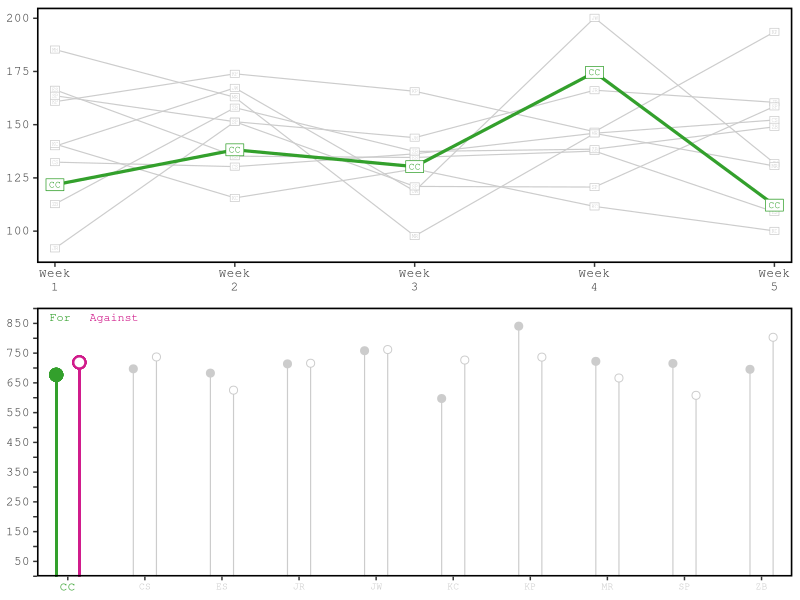
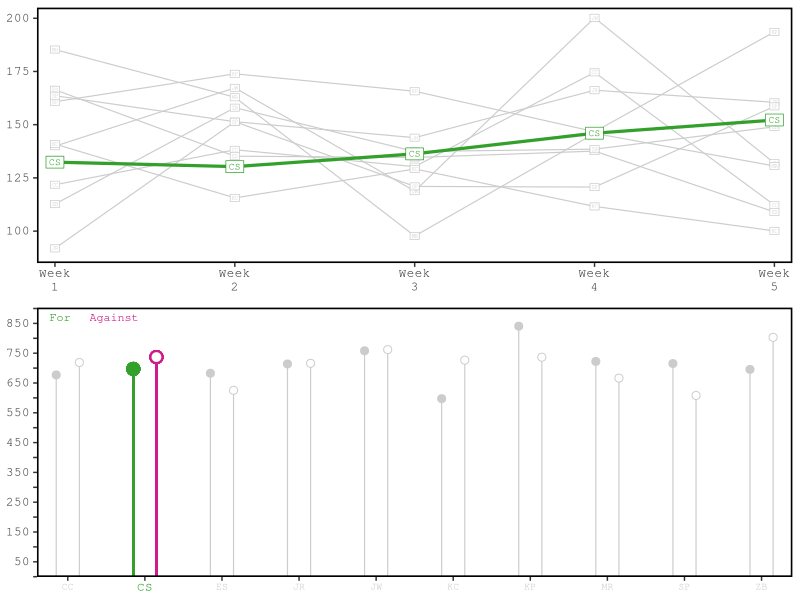
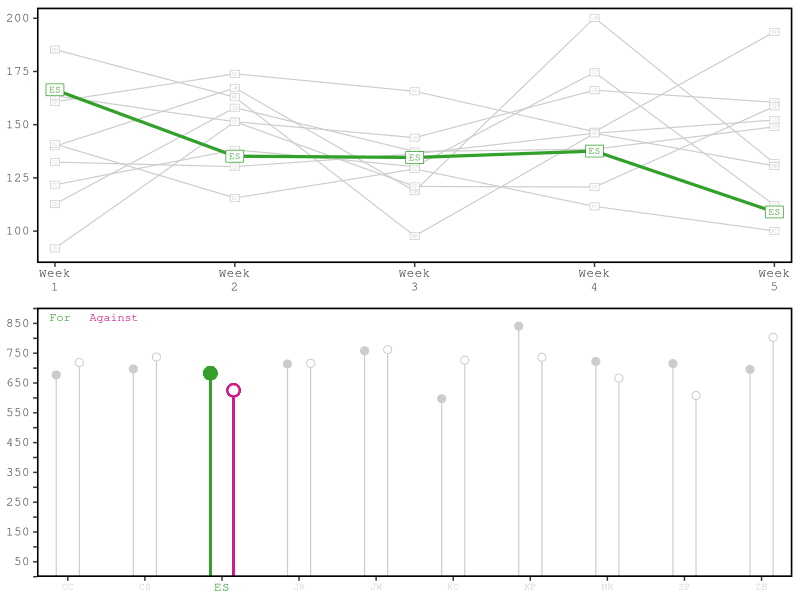
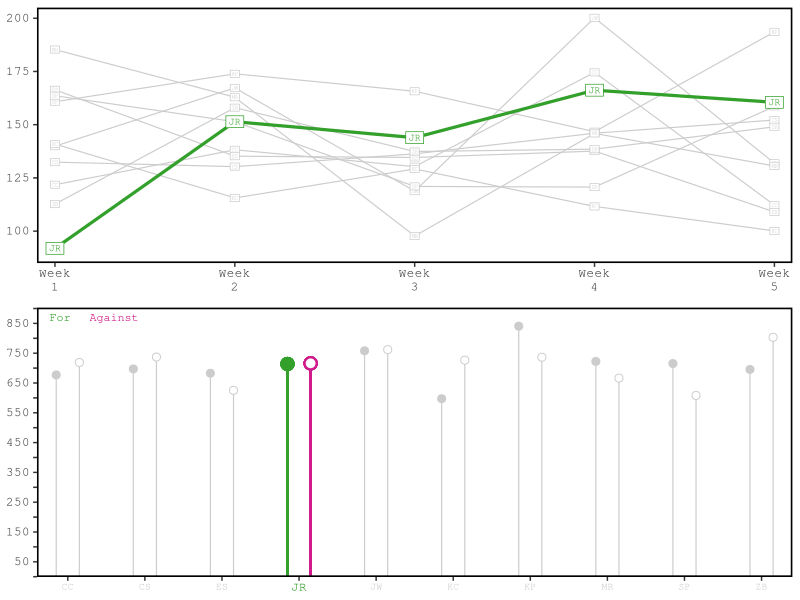
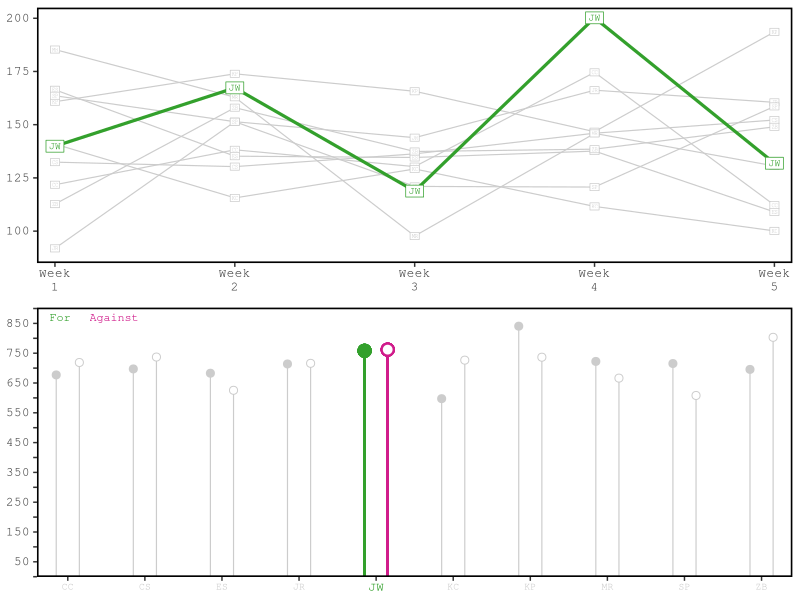
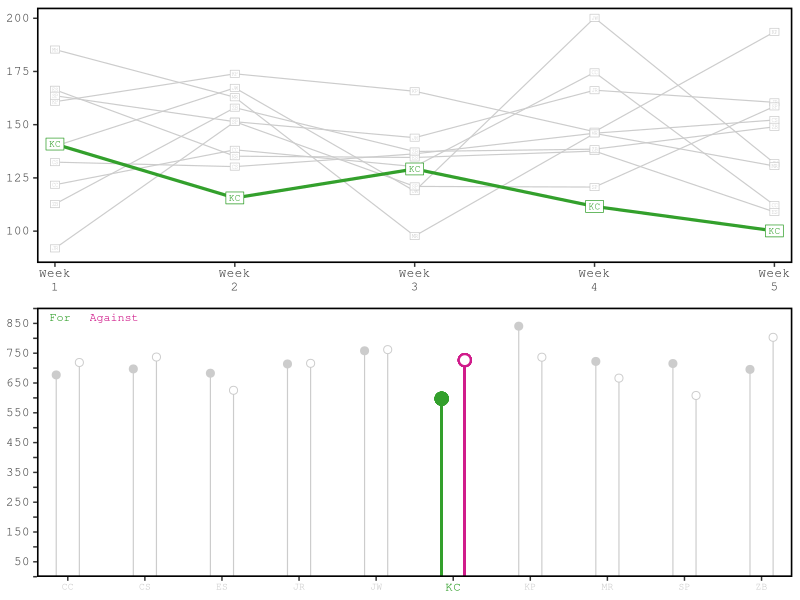
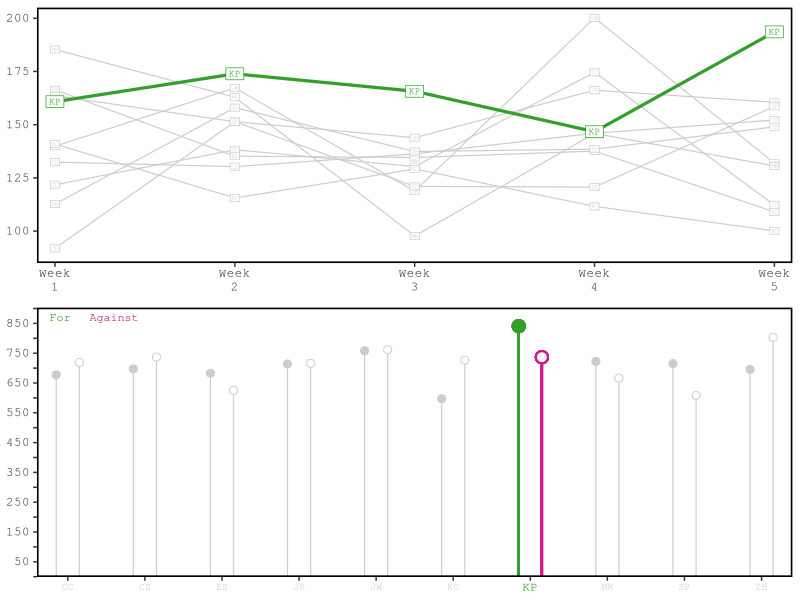
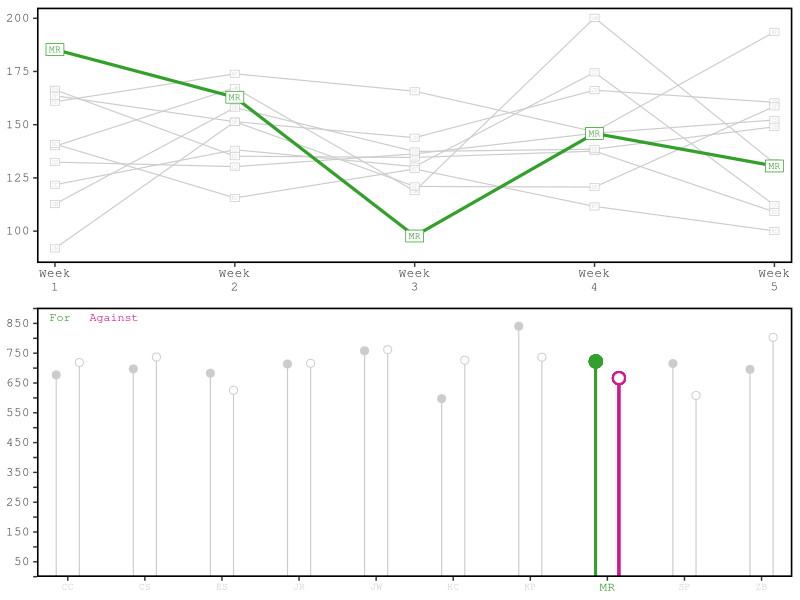

Source code (R) for these figures, in order:
# packages required for this file to 'Source'
# "ggplot2"
# "ggpubr"

#########################################
################ Fantasy ################
#########################################

# CC CS ES JR JW KC KP MR SP ZB

# universal - dynamic
week <- c(1,2,3,4,5)
line.x.labs <- c("Week\n1","Week\n2","Week\n3","Week\n4","Week\n5")
line.x.lims <- c(1,5)
line.x.brks <- c(1,2,3,4,5)
line.y.lims <- c(85, 205)
line.y.brks <- c(100, 125, 150, 175, 200)
lol.y.lims <- c(-1, 903)
lol.y.brks <- c(0, 50, 100, 150, 200, 250, 300, 350, 400, 450, 500, 550, 600, 650, 700, 750, 800, 850, 900)
lol.y.labs <- c("", "50", "", "150", "", "250", "", "350", "", "450", "", "550", "", "650", "", "750", "", "850", "")
lol.y.for <- 870
lol.y.agnst <- 870

# universal - static
teams <- c("CC", "CS", "ES", "JR", "JW", "KC", "KP", "MR", "SP", "ZB")

#
# CC
# Mr. Robinson
# create vectors for team-based data.frame
cc.team <- "CC"
cc.win <- c(0, 1, 0, 1, 0)
cc.loss <- c(1, 0, 1, 0, 1)

cc.pts <- c(121.8, 138.2, 130.3, 174.6, 112.2)
cc.bench.pts <- c(55, 60.1, 44, 59.5, 71.2)

cc.opp <- c("KC", "ES", "ZB", "KP", "SP")
cc.opp.pts <- c(140.9, 135.2, 137.4, 146.7, 158.6)
cc.bench.opp.pts <- c(52.9, 59.9, 53.3, 93.4, 51.8)

# create data.frame from the vectors
cc.team.df <- data.frame("Week"=week, "Team"=cc.team, "Win"=cc.win, "Loss"=cc.loss, "Points"=cc.pts,
                         "Bench.Points"=cc.bench.pts, "Opponent"=cc.opp, "Opp.Points"=cc.opp.pts,
                         "Opp.Bench.Points"=cc.bench.opp.pts)


#
# CS
# Matt Top Swartz Bottom
# create vectors for team-based data.frame
cs.team <- "CS"
cs.win <- c(0, 0, 0, 1, 1)
cs.loss <- c(1, 1, 1, 0, 0)

cs.pts <- c(132.4, 130.3, 136.3, 146, 152.2)
cs.bench.pts <- c(62, 48.2, 32.9, 75.7, 39.3)

cs.opp <- c("KP", "MR", "JR", "ES", "JW")
cs.opp.pts <- c(160.8, 162.9, 143.9, 137.6, 131.9)
cs.bench.opp.pts <- c(56.5, 31.4, 33.6, 60, 43.9)


# create data.frame from the vectors
cs.team.df <- data.frame("Week"=week, "Team"=cs.team, "Win"=cs.win, "Loss"=cs.loss, "Points"=cs.pts,
                         "Bench.Points"=cs.bench.pts, "Opponent"=cs.opp, "Opp.Points"=cs.opp.pts,
                         "Opp.Bench.Points"=cs.bench.opp.pts)

#
# ES
# If It Fitz It Ships
# create vectors for team-based data.frame
es.team <- "ES"
es.win <- c(1, 0, 1, 0, 0)
es.loss <- c(0, 1, 0, 1, 1)

es.pts <- c(166.4, 135.2, 134.6, 137.6, 109)
es.bench.pts <- c(37.9, 59.9, 61.9, 60, 45.3)

es.opp <- c("JR", "CC", "JW", "CS", "MR")
es.opp.pts <- c(91.9, 138.2, 118.8, 146, 130.6)
es.bench.opp.pts <- c(41.8, 60.1, 90.4, 75.7, 76.6)

# create data.frame from the vectors
es.team.df <- data.frame("Week"=week, "Team"=es.team, "Win"=es.win, "Loss"=es.loss, "Points"=es.pts,
                         "Bench.Points"=es.bench.pts, "Opponent"=es.opp, "Opp.Points"=es.opp.pts,
                         "Opp.Bench.Points"=es.bench.opp.pts)

#
# JR
# Kareem Pie
# create vectors for team-based data.frame
jr.team <- "JR"
jr.win <- c(0, 0, 1, 1, 1)
jr.loss <- c(1, 1, 0, 0, 0)

jr.pts <- c(91.9, 151.4, 143.9, 166.2, 160.5)
jr.bench.pts <- c(48.8, 62.5, 33.6, 42.1, 56.1)

jr.opp <- c("ES", "JW", "CS", "MR", "KC")
jr.opp.pts <- c(166.4, 167.3, 136.3, 145.9, 100.1)
jr.bench.opp.pts <- c(37.9, 71.2, 32.9, 42.3, 34.8)

# create data.frame from the vectors
jr.team.df <- data.frame("Week"=week, "Team"=jr.team, "Win"=jr.win, "Loss"=jr.loss, "Points"=jr.pts, 
                         "Bench.Points"=jr.bench.pts, "Opponent"=jr.opp, "Opp.Points"=jr.opp.pts,
                         "Opp.Bench.Points"=jr.bench.opp.pts)

#
# JW
# Team Lunesta
# create vectors for team-based data.frame
jw.team <- "JW"
jw.win <- c(0, 1, 0, 1, 0)
jw.loss <- c(1, 0, 1, 0, 1)

jw.pts <- c(139.9, 167.3, 118.8, 200.2, 131.9)
jw.bench.pts <- c(70.2, 71.2, 90.4, 93.7, 43.9)

jw.opp <- c("MR", "JR", "ES", "ZB", "CS")
jw.opp.pts <- c(185.3, 151.4, 134.6, 138.5, 152.2)
jw.bench.opp.pts <- c(35.2, 62.5, 61.9, 30.9, 39.3)

# create data.frame from the vectors
jw.team.df <- data.frame("Week"=week, "Team"=jw.team, "Win"=jw.win, "Loss"=jw.loss, "Points"=jw.pts,
                         "Bench.Points"=jw.bench.pts, "Opponent"=jw.opp, "Opp.Points"=jw.opp.pts,
                         "Opp.Bench.Points"=jw.bench.opp.pts)

#
# KC
# Mr. Rodgers Neighborhood
# create vectors for team-based data.frame
kc.team <- "KC"
kc.win <- c(1, 0, 0, 0, 0)
kc.loss <- c(0, 1, 1, 1, 1)

kc.pts <- c(140.9, 115.6, 129.2, 111.6, 100.1)
kc.bench.pts <- c(52.9, 87.4, 52.7, 100.6, 34.8)

kc.opp <- c("CC", "ZB", "KP", "SP", "JR")
kc.opp.pts <- c(121.8, 158, 165.7, 120.7, 160.5)
kc.bench.opp.pts <- c(55, 110.4, 34.7, 24, 56.1)

# create data.frame from the vectors
kc.team.df <- data.frame("Week"=week, "Team"=kc.team, "Win"=kc.win, "Loss"=kc.loss, "Points"=kc.pts,
                         "Bench.Points"=kc.bench.pts, "Opponent"=kc.opp, "Opp.Points"=kc.opp.pts,
                         "Opp.Bench.Points"=kc.bench.opp.pts)

#
# KP
# The Gordon Gurls
# create vectors for team-based data.frame
kp.team <- "KP"
kp.win <- c(1, 1, 1, 0, 1)
kp.loss <- c(0, 0, 0, 1, 0)

kp.pts <- c(160.8, 173.9, 165.7, 146.7, 193.6)
kp.bench.pts <- c(56.5, 59.2, 34.7, 93.4, 69.2)

kp.opp <- c("CS", "SP", "KC", "CC", "ZB")
kp.opp.pts <- c(132.4, 151.4, 129.2, 174.6, 149)
kp.bench.opp.pts <- c(62, 52.7, 52.7, 59.5, 37.5)

# create data.frame from the vectors
kp.team.df <- data.frame("Week"=week, "Team"=kp.team, "Win"=kp.win, "Loss"=kp.loss, "Points"=kp.pts,
                         "Bench.Points"=kp.bench.pts, "Opponent"=kp.opp, "Opp.Points"=kp.opp.pts,
                         "Opp.Bench.Points"=kp.bench.opp.pts)

#
# MR
# Big Johnson
# create vectors for team-based data.frame
mr.team <- "MR"
mr.win <- c(1, 1, 0, 0, 1)
mr.loss <- c(0, 0, 1, 1, 0)

mr.pts <- c(185.3, 162.9, 97.7, 145.9, 130.6)
mr.bench.pts <- c(35.2, 31.4, 51.8, 42.3, 76.6)

mr.opp <- c("JW", "ES", "SP", "JR", "ES")
mr.opp.pts <- c(139.9, 130.3, 121, 166.2, 109)
mr.bench.opp.pts <- c(70.2, 48.2, 86, 42.1, 45.3)

# create data.frame from the vectors
mr.team.df <- data.frame("Week"=week, "Team"=mr.team, "Win"=mr.win, "Loss"=mr.loss, "Points"=mr.pts,
                         "Bench.Points"=mr.bench.pts, "Opponent"=mr.opp, "Opp.Points"=mr.opp.pts,
                         "Opp.Bench.Points"=mr.bench.opp.pts)

#
# SP
# maHomes Alone
# create vectors for team-based data.frame
sp.team <- "SP"
sp.win <- c(1, 0, 1, 1, 1)
sp.loss <- c(0, 1, 0, 0, 0)

sp.pts <- c(163.6, 151.4, 121, 120.7, 158.6)
sp.bench.pts <- c(68.5, 52.7, 86, 24, 51.8)

sp.opp <- c("ZB", "KP", "MR", "KC", "CC")
sp.opp.pts <- c(112.7, 173.9, 97.7, 111.6, 112.2)
sp.bench.opp.pts <- c(72.4, 59.2, 51.8, 100.6, 71.2)

# create data.frame from the vectors
sp.team.df <- data.frame("Week"=week, "Team"=sp.team, "Win"=sp.win, "Loss"=sp.loss, "Points"=sp.pts,
                         "Bench.Points"=sp.bench.pts, "Opponent"=sp.opp, "Opp.Points"=sp.opp.pts,
                         "Opp.Bench.Points"=sp.bench.opp.pts)

#
# ZB
# Fitz Magic
# create vectors for team-based data.frame
zb.team <- "ZB"
zb.win <- c(0, 1, 1, 0, 0)
zb.loss <- c(1, 0, 0, 1, 1)

zb.pts <- c(112.7, 158, 137.4, 138.5, 149)
zb.bench.pts <- c(72.4, 110.4, 53.3, 30.9, 37.5)

zb.opp <- c("SP", "KC", "CC", "JW", "KP")
zb.opp.pts <- c(163.6, 115.6, 130.3, 200.2, 193.6)
zb.bench.opp.pts <- c(68.5, 87.4, 44, 93.7, 69.2)

# create data.frame from the vectors
zb.team.df <- data.frame("Week"=week, "Team"=zb.team, "Win"=zb.win, "Loss"=zb.loss, "Points"=zb.pts,
                         "Bench.Points"=zb.bench.pts, "Opponent"=zb.opp, "Opp.Points"=zb.opp.pts,
                         "Opp.Bench.Points"=zb.bench.opp.pts)

#
# Master
# create a master data.frame from each team's data.frame
master.team.df <- rbind(cc.team.df, cs.team.df, es.team.df, jr.team.df, jw.team.df, 
                        kc.team.df, kp.team.df, mr.team.df, sp.team.df, zb.team.df)

# dick with stats
cc.tot.pts <- sum(cc.pts)
cc.tot.bench.pts <- sum(cc.bench.pts)
cc.tot.opp.pts <- sum(cc.opp.pts)
cc.tot.bench.opp.pts <- sum(cc.bench.opp.pts)

cs.tot.pts <- sum(cs.pts)
cs.tot.bench.pts <- sum(cs.bench.pts)
cs.tot.opp.pts <- sum(cs.opp.pts)
cs.tot.bench.opp.pts <- sum(cs.bench.opp.pts)

es.tot.pts <- sum(es.pts)
es.tot.bench.pts <- sum(es.bench.pts)
es.tot.opp.pts <- sum(es.opp.pts)
es.tot.bench.opp.pts <- sum(es.bench.opp.pts)

jr.tot.pts <- sum(jr.pts)
jr.tot.bench.pts <- sum(jr.bench.pts)
jr.tot.opp.pts <- sum(jr.opp.pts)
jr.tot.bench.opp.pts <- sum(jr.bench.opp.pts)

jw.tot.pts <- sum(jw.pts)
jw.tot.bench.pts <- sum(jw.bench.pts)
jw.tot.opp.pts <- sum(jw.opp.pts)
jw.tot.bench.opp.pts <- sum(jw.bench.opp.pts)

kc.tot.pts <- sum(kc.pts)
kc.tot.bench.pts <- sum(kc.bench.pts)
kc.tot.opp.pts <- sum(kc.opp.pts)
kc.tot.bench.opp.pts <- sum(kc.bench.opp.pts)

kp.tot.pts <- sum(kp.pts)
kp.tot.bench.pts <- sum(kp.bench.pts)
kp.tot.opp.pts <- sum(kp.opp.pts)
kp.tot.bench.opp.pts <- sum(kp.bench.opp.pts)

mr.tot.pts <- sum(mr.pts)
mr.tot.bench.pts <- sum(mr.bench.pts)
mr.tot.opp.pts <- sum(mr.opp.pts)
mr.tot.bench.opp.pts <- sum(mr.bench.opp.pts)

sp.tot.pts <- sum(sp.pts)
sp.tot.bench.pts <- sum(sp.bench.pts)
sp.tot.opp.pts <- sum(sp.opp.pts)
sp.tot.bench.opp.pts <- sum(sp.bench.opp.pts)

zb.tot.pts <- sum(zb.pts)
zb.tot.bench.pts <- sum(zb.bench.pts)
zb.tot.opp.pts <- sum(zb.opp.pts)
zb.tot.bench.opp.pts <- sum(zb.bench.opp.pts)

# load required package
require("ggplot2")

# ggplot custom theme
gg.theme <- function(ggplot=ggplot, axis.text.x.size, axis.text.y.size){
  # internal checks to ensure correct input classes
  if(!inherits(ggplot, "ggplot")){
    stop("ggplot must be class 'ggplot'")
  }
  gg.theme <- ggplot +
    # global theme
    theme_bw() +
    # blank legend
    theme(legend.position="none") +
    # blank the plot background/grids, bold the border
    theme(panel.grid.major=element_blank(),
          panel.grid.minor=element_blank(),
          panel.border=element_rect(fill=NA, size=1.1, color="black")) +
    # axis parameters
    theme(axis.title=element_blank(),
          axis.text.x=element_text(size=axis.text.x.size),
          axis.text.y=element_text(size=axis.text.y.size)) +
    # global font family for the plot
    theme(text=element_text(family="Courier"))
  return(gg.theme)
}

#
# Panel A = Line plots

# ggplot
master.line.p <- ggplot(data=master.team.df, aes(x=Week, y=Points, group=Team)) +
  geom_line(color="#cccccc", size=0.4) +
  geom_label(aes(label=Team), label.r=unit(0,"mm"), label.padding=unit(0.4,"mm"),
            vjust="middle", hjust="middle", family="Courier", color="#cccccc", size=1.4) +
  scale_x_continuous(limits=line.x.lims, breaks=line.x.brks, labels=line.x.labs, expand=c(0,0.1)) +
  scale_y_continuous(limits=line.y.lims, breaks=line.y.brks, expand=c(0,0))
 
# CC
cc.line.p <- gg.theme(ggplot=master.line.p, axis.text.x.size=9, axis.text.y.size=9) +
  geom_path(inherit.aes=FALSE, data=cc.team.df, x=cc.team.df$Week, y=cc.team.df$Points, size=1.1, color="#33a02c") +
  geom_label(inherit.aes=FALSE, data=cc.team.df, x=cc.team.df$Week, y=cc.team.df$Points, label=cc.team.df$Team,
             label.r=unit(0,"mm"), label.padding=unit(0.75,"mm"),
             vjust="middle", hjust="middle", family="Courier",
             size=2.4, color="#33a02c")

# CS
cs.line.p <- gg.theme(ggplot=master.line.p, axis.text.x.size=9, axis.text.y.size=9) +
  geom_path(inherit.aes=FALSE, data=cs.team.df, x=cs.team.df$Week, y=cs.team.df$Points, size=1.1, color="#33a02c") +
  geom_label(inherit.aes=FALSE, data=cs.team.df, x=cs.team.df$Week, y=cs.team.df$Points, label=cs.team.df$Team,
             label.r=unit(0,"mm"), label.padding=unit(0.75,"mm"),
             vjust="middle", hjust="middle", family="Courier",
             size=2.4, color="#33a02c")

# ES
es.line.p <- gg.theme(ggplot=master.line.p, axis.text.x.size=9, axis.text.y.size=9) +
  geom_path(inherit.aes=FALSE, data=es.team.df, x=es.team.df$Week, y=es.team.df$Points, size=1.1, color="#33a02c") +
  geom_label(inherit.aes=FALSE, data=es.team.df, x=es.team.df$Week, y=es.team.df$Points, label=es.team.df$Team,
             label.r=unit(0,"mm"), label.padding=unit(0.75,"mm"),
             vjust="middle", hjust="middle", family="Courier",
             size=2.4, color="#33a02c")

# JR
jr.line.p <- gg.theme(ggplot=master.line.p, axis.text.x.size=9, axis.text.y.size=9) +
  geom_path(inherit.aes=FALSE, data=jr.team.df, x=jr.team.df$Week, y=jr.team.df$Points, size=1.1, color="#33a02c") +
  geom_label(inherit.aes=FALSE, data=jr.team.df, x=jr.team.df$Week, y=jr.team.df$Points, label=jr.team.df$Team,
             label.r=unit(0,"mm"), label.padding=unit(0.75,"mm"),
             vjust="middle", hjust="middle", family="Courier",
             size=2.4, color="#33a02c")

# JW
jw.line.p <- gg.theme(ggplot=master.line.p, axis.text.x.size=9, axis.text.y.size=9) +
  geom_path(inherit.aes=FALSE, data=jw.team.df, x=jw.team.df$Week, y=jw.team.df$Points, size=1.1, color="#33a02c") +
  geom_label(inherit.aes=FALSE, data=jw.team.df, x=jw.team.df$Week, y=jw.team.df$Points, label=jw.team.df$Team,
             label.r=unit(0,"mm"), label.padding=unit(0.75,"mm"),
             vjust="middle", hjust="middle", family="Courier",
             size=2.4, color="#33a02c")

# KC
kc.line.p <- gg.theme(ggplot=master.line.p, axis.text.x.size=9, axis.text.y.size=9) +
  geom_path(inherit.aes=FALSE, data=kc.team.df, x=kc.team.df$Week, y=kc.team.df$Points, size=1.1, color="#33a02c") +
  geom_label(inherit.aes=FALSE, data=kc.team.df, x=kc.team.df$Week, y=kc.team.df$Points, label=kc.team.df$Team,
             label.r=unit(0,"mm"), label.padding=unit(0.75,"mm"),
             vjust="middle", hjust="middle", family="Courier",
             size=2.4, color="#33a02c")

# KP
kp.line.p <- gg.theme(ggplot=master.line.p, axis.text.x.size=9, axis.text.y.size=9) +
  geom_path(inherit.aes=FALSE, data=kp.team.df, x=kp.team.df$Week, y=kp.team.df$Points, size=1.1, color="#33a02c") +
  geom_label(inherit.aes=FALSE, data=kp.team.df, x=kp.team.df$Week, y=kp.team.df$Points, label=kp.team.df$Team,
             label.r=unit(0,"mm"), label.padding=unit(0.75,"mm"),
             vjust="middle", hjust="middle", family="Courier",
             size=2.4, color="#33a02c")

# MR
mr.line.p <- gg.theme(ggplot=master.line.p, axis.text.x.size=9, axis.text.y.size=9) +
  geom_path(inherit.aes=FALSE, data=mr.team.df, x=mr.team.df$Week, y=mr.team.df$Points, size=1.1, color="#33a02c") +
  geom_label(inherit.aes=FALSE, data=mr.team.df, x=mr.team.df$Week, y=mr.team.df$Points, label=mr.team.df$Team,
             label.r=unit(0,"mm"), label.padding=unit(0.75,"mm"),
             vjust="middle", hjust="middle", family="Courier",
             size=2.4, color="#33a02c")

# SP
sp.line.p <- gg.theme(ggplot=master.line.p, axis.text.x.size=9, axis.text.y.size=9) +
  geom_path(inherit.aes=FALSE, data=sp.team.df, x=sp.team.df$Week, y=sp.team.df$Points, size=1.1, color="#33a02c") +
  geom_label(inherit.aes=FALSE, data=sp.team.df, x=sp.team.df$Week, y=sp.team.df$Points, label=sp.team.df$Team,
             label.r=unit(0,"mm"), label.padding=unit(0.75,"mm"),
             vjust="middle", hjust="middle", family="Courier",
             size=2.4, color="#33a02c")

# ZB
zb.line.p <- gg.theme(ggplot=master.line.p, axis.text.x.size=9, axis.text.y.size=9) +
  geom_path(inherit.aes=FALSE, data=zb.team.df, x=zb.team.df$Week, y=zb.team.df$Points, size=1.1, color="#33a02c") +
  geom_label(inherit.aes=FALSE, data=zb.team.df, x=zb.team.df$Week, y=zb.team.df$Points, label=zb.team.df$Team,
             label.r=unit(0,"mm"), label.padding=unit(0.75,"mm"),
             vjust="middle", hjust="middle", family="Courier",
             size=2.4, color="#33a02c")

#
# Panel B = Lollipop plots

# create data.frames
master.tot.pts <- data.frame("x"=c(1:10), "Team"=teams,
                            "y"=c(cc.tot.pts, cs.tot.pts, es.tot.pts, jr.tot.pts, jw.tot.pts,
                                  kc.tot.pts, kp.tot.pts, mr.tot.pts, sp.tot.pts, zb.tot.pts))
master.tot.opp.pts <- data.frame("x"=c(1:10), "Team"=teams,
                             "y"=c(cc.tot.opp.pts, cs.tot.opp.pts, es.tot.opp.pts, jr.tot.opp.pts, jw.tot.opp.pts,
                                   kc.tot.opp.pts, kp.tot.opp.pts, mr.tot.opp.pts, sp.tot.opp.pts, zb.tot.opp.pts))
master.tot.bench.pts <- data.frame("x"=c(1:10), "Team"=teams,
                             "y"=c(cc.tot.bench.pts, cs.tot.bench.pts, es.tot.bench.pts, jr.tot.bench.pts, jw.tot.bench.pts,
                                   kc.tot.bench.pts, kp.tot.bench.pts, mr.tot.bench.pts, sp.tot.bench.pts, zb.tot.bench.pts))
master.tot.bench.opp.pts <- data.frame("x"=c(1:10), "Team"=teams,
                                 "y"=c(cc.tot.bench.opp.pts, cs.tot.bench.opp.pts, es.tot.bench.opp.pts, jr.tot.bench.opp.pts, jw.tot.bench.opp.pts,
                                       kc.tot.bench.opp.pts, kp.tot.bench.opp.pts, mr.tot.bench.opp.pts, sp.tot.bench.opp.pts, zb.tot.bench.opp.pts))

# ggplot
master.lol.pts.p <- ggplot(data=master.tot.pts, aes(x=x, y=y)) +
  geom_segment(aes(x=x-0.15, xend=x-0.15, y=-0.1, yend=y), alpha=1, color="#cccccc", size=0.4) +
  geom_point((aes(x=x-0.15, y=y)), alpha=1, color="#cccccc", fill="#cccccc", shape=21, stroke=0.5, size=2.4) +
  geom_segment(inherit.aes=FALSE, data=master.tot.opp.pts, x=master.tot.opp.pts$x+0.15,
               xend=master.tot.opp.pts$x+0.15, y=-0.1, yend=master.tot.opp.pts$y,
               alpha=1, color="#cccccc", size=0.4) +
  geom_point(inherit.aes=FALSE, data=master.tot.opp.pts, x=master.tot.opp.pts$x+0.15,
             y=master.tot.opp.pts$y, alpha=1, color="#cccccc", fill="white", shape=21, stroke=0.5, size=2.4) +
  annotate("text", family="Courier", label="For", color="#33a02c", y=lol.y.for, x=0.9, size=3) +
  annotate("text", family="Courier", label="Against", color="#d01c8b", y=lol.y.agnst, x=1.6, size=3) +
  scale_x_continuous(limits=c(0.7,10.3), breaks=c(1:10), labels=teams, expand=c(0,0.1)) +
  scale_y_continuous(limits=lol.y.lims, breaks=lol.y.brks, labels=lol.y.labs, expand=c(0,0))

# CC
cc.lol.pts.p <- gg.theme(ggplot=master.lol.pts.p, axis.text.x.size=9, axis.text.y.size=9) +
  geom_segment(inherit.aes=FALSE, x=0.85, xend=0.85, y=-0.1, yend=cc.tot.pts,alpha=1, color="#33a02c", size=0.8) +
  geom_point(inherit.aes=FALSE, x=0.85, y=cc.tot.pts, alpha=1, color="#33a02c", fill="#33a02c", shape=21, stroke=1.1, size=3.3) +
  geom_segment(inherit.aes=FALSE, x=1.15, xend=1.15, y=-0.1, yend=cc.tot.opp.pts,alpha=1, color="#d01c8b", size=0.8) +
  geom_point(inherit.aes=FALSE, x=1.15, y=cc.tot.opp.pts,alpha=1, color="#d01c8b", fill="white", shape=21, stroke=1.1, size=3.3) +
  theme(axis.text.x=element_text(size=c(9,7,7,7,7,7,7,7,7,7), color=c("#33a02c","#cccccc","#cccccc","#cccccc","#cccccc",
                                                                      "#cccccc","#cccccc","#cccccc","#cccccc","#cccccc")))

# CS
cs.lol.pts.p <- gg.theme(ggplot=master.lol.pts.p, axis.text.x.size=9, axis.text.y.size=9) +
  geom_segment(inherit.aes=FALSE, x=1.85, xend=1.85, y=-0.1, yend=cs.tot.pts, alpha=1, color="#33a02c", size=0.8) +
  geom_point(inherit.aes=FALSE, x=1.85, y=cs.tot.pts, alpha=1, color="#33a02c", fill="#33a02c", shape=21, stroke=1.1, size=3.3) +
  geom_segment(inherit.aes=FALSE, x=2.15, xend=2.15, y=-0.1, yend=cs.tot.opp.pts, alpha=1, color="#d01c8b", size=0.8) +
  geom_point(inherit.aes=FALSE, x=2.15, y=cs.tot.opp.pts, alpha=1, color="#d01c8b", fill="white", shape=21, stroke=1.1, size=3.3) +
  theme(axis.text.x=element_text(size=c(7,9,7,7,7,7,7,7,7,7), color=c("#cccccc","#33a02c","#cccccc","#cccccc","#cccccc",
                                                                      "#cccccc","#cccccc","#cccccc","#cccccc","#cccccc")))

# ES
es.lol.pts.p <- gg.theme(ggplot=master.lol.pts.p, axis.text.x.size=9, axis.text.y.size=9) +
  geom_segment(inherit.aes=FALSE, x=2.85, xend=2.85, y=-0.1, yend=es.tot.pts, alpha=1, color="#33a02c", size=0.8) +
  geom_point(inherit.aes=FALSE, x=2.85, y=es.tot.pts, alpha=1, color="#33a02c", fill="#33a02c", shape=21, stroke=1.1, size=3.3) +
  geom_segment(inherit.aes=FALSE, x=3.15, xend=3.15, y=-0.1, yend=es.tot.opp.pts, alpha=1, color="#d01c8b", size=0.8) +
  geom_point(inherit.aes=FALSE, x=3.15, y=es.tot.opp.pts, alpha=1, color="#d01c8b", fill="white", shape=21, stroke=1.1, size=3.3) +
  theme(axis.text.x=element_text(size=c(7,7,9,7,7,7,7,7,7,7), color=c("#cccccc","#cccccc","#33a02c","#cccccc","#cccccc",
                                                                      "#cccccc","#cccccc","#cccccc","#cccccc","#cccccc")))

# JR
jr.lol.pts.p <- gg.theme(ggplot=master.lol.pts.p, axis.text.x.size=9, axis.text.y.size=9) +
  geom_segment(inherit.aes=FALSE, x=3.85, xend=3.85, y=-0.1, yend=jr.tot.pts, alpha=1, color="#33a02c", size=0.8) +
  geom_point(inherit.aes=FALSE, x=3.85, y=jr.tot.pts, alpha=1, color="#33a02c", fill="#33a02c", shape=21, stroke=1.1, size=3.3) +
  geom_segment(inherit.aes=FALSE, x=4.15, xend=4.15, y=-0.1, yend=jr.tot.opp.pts, alpha=1, color="#d01c8b", size=0.8) +
  geom_point(inherit.aes=FALSE, x=4.15, y=jr.tot.opp.pts, alpha=1, color="#d01c8b", fill="white", shape=21, stroke=1.1, size=3.3) +
  theme(axis.text.x=element_text(size=c(7,7,7,9,7,7,7,7,7,7), color=c("#cccccc","#cccccc","#cccccc","#33a02c","#cccccc",
                                                                      "#cccccc","#cccccc","#cccccc","#cccccc","#cccccc")))

# JW
jw.lol.pts.p <- gg.theme(ggplot=master.lol.pts.p, axis.text.x.size=9, axis.text.y.size=9) +
  geom_segment(inherit.aes=FALSE, x=4.85, xend=4.85, y=-0.1, yend=jw.tot.pts, alpha=1, color="#33a02c", size=0.8) +
  geom_point(inherit.aes=FALSE, x=4.85, y=jw.tot.pts, alpha=1, color="#33a02c", fill="#33a02c", shape=21, stroke=1.1, size=3.3) +
  geom_segment(inherit.aes=FALSE, x=5.15, xend=5.15, y=-0.1, yend=jw.tot.opp.pts, alpha=1, color="#d01c8b", size=0.8) +
  geom_point(inherit.aes=FALSE, x=5.15, y=jw.tot.opp.pts, alpha=1, color="#d01c8b", fill="white", shape=21, stroke=1.1, size=3.3) +
  theme(axis.text.x=element_text(size=c(7,7,7,7,9,7,7,7,7,7), color=c("#cccccc","#cccccc","#cccccc","#cccccc","#33a02c",
                                                                      "#cccccc","#cccccc","#cccccc","#cccccc","#cccccc")))

# KC
kc.lol.pts.p <- gg.theme(ggplot=master.lol.pts.p, axis.text.x.size=9, axis.text.y.size=9) +
  geom_segment(inherit.aes=FALSE, x=5.85, xend=5.85, y=-0.1, yend=kc.tot.pts, alpha=1, color="#33a02c", size=0.8) +
  geom_point(inherit.aes=FALSE, x=5.85, y=kc.tot.pts, alpha=1, color="#33a02c", fill="#33a02c", shape=21, stroke=1.1, size=3.3) +
  geom_segment(inherit.aes=FALSE, x=6.15, xend=6.15, y=-0.1, yend=kc.tot.opp.pts,  alpha=1, color="#d01c8b", size=0.8) +
  geom_point(inherit.aes=FALSE, x=6.15, y=kc.tot.opp.pts, alpha=1, color="#d01c8b", fill="white", shape=21, stroke=1.1, size=3.3) +
  theme(axis.text.x=element_text(size=c(7,7,7,7,7,9,7,7,7,7), color=c("#cccccc","#cccccc","#cccccc","#cccccc","#cccccc",
                                                                      "#33a02c","#cccccc","#cccccc","#cccccc","#cccccc")))

# KP
kp.lol.pts.p <- gg.theme(ggplot=master.lol.pts.p, axis.text.x.size=9, axis.text.y.size=9) +
  geom_segment(inherit.aes=FALSE, x=6.85, xend=6.85, y=-0.1, yend=kp.tot.pts, alpha=1, color="#33a02c", size=0.8) +
  geom_point(inherit.aes=FALSE, x=6.85, y=kp.tot.pts, alpha=1, color="#33a02c", fill="#33a02c", shape=21, stroke=1.1, size=3.3) +
  geom_segment(inherit.aes=FALSE, x=7.15, xend=7.15, y=-0.1, yend=kp.tot.opp.pts, alpha=1, color="#d01c8b", size=0.8) +
  geom_point(inherit.aes=FALSE, x=7.15, y=kp.tot.opp.pts, alpha=1, color="#d01c8b", fill="white", shape=21, stroke=1.1, size=3.3) +
  theme(axis.text.x=element_text(size=c(7,7,7,7,7,7,9,7,7,7), color=c("#cccccc","#cccccc","#cccccc","#cccccc","#cccccc",
                                                                      "#cccccc","#33a02c","#cccccc","#cccccc","#cccccc")))

# MR
mr.lol.pts.p <- gg.theme(ggplot=master.lol.pts.p, axis.text.x.size=9, axis.text.y.size=9) +
  geom_segment(inherit.aes=FALSE, x=7.85, xend=7.85, y=-0.1, yend=mr.tot.pts, alpha=1, color="#33a02c", size=0.8) +
  geom_point(inherit.aes=FALSE, x=7.85, y=mr.tot.pts, alpha=1, color="#33a02c", fill="#33a02c", shape=21, stroke=1.1, size=3.3) +
  geom_segment(inherit.aes=FALSE, x=8.15, xend=8.15, y=-0.1, yend=mr.tot.opp.pts, alpha=1, color="#d01c8b", size=0.8) +
  geom_point(inherit.aes=FALSE, x=8.15, y=mr.tot.opp.pts, alpha=1, color="#d01c8b", fill="white", shape=21, stroke=1.1, size=3.3) +
  theme(axis.text.x=element_text(size=c(7,7,7,7,7,7,7,9,7,7), color=c("#cccccc","#cccccc","#cccccc","#cccccc","#cccccc",
                                                                      "#cccccc","#cccccc","#33a02c","#cccccc","#cccccc")))

# SP
sp.lol.pts.p <- gg.theme(ggplot=master.lol.pts.p, axis.text.x.size=9, axis.text.y.size=9) +
  geom_segment(inherit.aes=FALSE, x=8.85, xend=8.85, y=-0.1, yend=sp.tot.pts, alpha=1, color="#33a02c", size=0.8) +
  geom_point(inherit.aes=FALSE, x=8.85, y=sp.tot.pts, alpha=1, color="#33a02c", fill="#33a02c", shape=21, stroke=1.1, size=3.3) +
  geom_segment(inherit.aes=FALSE, x=9.15, xend=9.15, y=-0.1, yend=sp.tot.opp.pts, alpha=1, color="#d01c8b", size=0.8) +
  geom_point(inherit.aes=FALSE, x=9.15, y=sp.tot.opp.pts, alpha=1, color="#d01c8b", fill="white", shape=21, stroke=1.1, size=3.3) +
  theme(axis.text.x=element_text(size=c(7,7,7,7,7,7,7,7,9,7), color=c("#cccccc","#cccccc","#cccccc","#cccccc","#cccccc",
                                                                      "#cccccc","#cccccc","#cccccc","#33a02c","#cccccc")))

# ZB
zb.lol.pts.p <- gg.theme(ggplot=master.lol.pts.p, axis.text.x.size=9, axis.text.y.size=9) +
  geom_segment(inherit.aes=FALSE, x=9.85, xend=9.85, y=-0.1, yend=zb.tot.pts, alpha=1, color="#33a02c", size=0.8) +
  geom_point(inherit.aes=FALSE, x=9.85, y=zb.tot.pts, alpha=1, color="#33a02c", fill="#33a02c", shape=21, stroke=1.1, size=3.3) +
  geom_segment(inherit.aes=FALSE, x=10.15, xend=10.15, y=-0.1, yend=zb.tot.opp.pts, alpha=1, color="#d01c8b", size=0.8) +
  geom_point(inherit.aes=FALSE, x=10.15, y=zb.tot.opp.pts, alpha=1, color="#d01c8b", fill="white", shape=21, stroke=1.1, size=3.3) +
  theme(axis.text.x=element_text(size=c(7,7,7,7,7,7,7,7,7,9), color=c("#cccccc","#cccccc","#cccccc","#cccccc","#cccccc",
                                                                      "#cccccc","#cccccc","#cccccc","#cccccc","#33a02c")))

# using ggpubr, arrange plots into panels
cc <- ggpubr::ggarrange(cc.line.p, cc.lol.pts.p, ncol=1, nrow=2, align="v")
cs <- ggpubr::ggarrange(cs.line.p, cs.lol.pts.p, ncol=1, nrow=2, align="v")
es <- ggpubr::ggarrange(es.line.p, es.lol.pts.p, ncol=1, nrow=2, align="v")
jr <- ggpubr::ggarrange(jr.line.p, jr.lol.pts.p, ncol=1, nrow=2, align="v")
jw <- ggpubr::ggarrange(jw.line.p, jw.lol.pts.p, ncol=1, nrow=2, align="v")
kc <- ggpubr::ggarrange(kc.line.p, kc.lol.pts.p, ncol=1, nrow=2, align="v")
kp <- ggpubr::ggarrange(kp.line.p, kp.lol.pts.p, ncol=1, nrow=2, align="v")
mr <- ggpubr::ggarrange(mr.line.p, mr.lol.pts.p, ncol=1, nrow=2, align="v")
sp <- ggpubr::ggarrange(sp.line.p, sp.lol.pts.p, ncol=1, nrow=2, align="v")
zb <- ggpubr::ggarrange(zb.line.p, zb.lol.pts.p, ncol=1, nrow=2, align="v")

# save plots
setwd("~/Desktop/fantasy/week5/")
ggsave("cc.pdf", plot=cc, dpi=600, width=160, height=160, units="mm", device="pdf")
ggsave("cs.pdf", plot=cs, dpi=600, width=160, height=160, units="mm", device="pdf")
ggsave("es.pdf", plot=es, dpi=600, width=160, height=160, units="mm", device="pdf")
ggsave("jr.pdf", plot=jr, dpi=600, width=160, height=160, units="mm", device="pdf")
ggsave("jw.pdf", plot=jw, dpi=600, width=160, height=160, units="mm", device="pdf")
ggsave("kc.pdf", plot=kc, dpi=600, width=160, height=160, units="mm", device="pdf")
ggsave("kp.pdf", plot=kp, dpi=600, width=160, height=160, units="mm", device="pdf")
ggsave("mr.pdf", plot=mr, dpi=600, width=160, height=160, units="mm", device="pdf")
ggsave("sp.pdf", plot=sp, dpi=600, width=160, height=160, units="mm", device="pdf")
ggsave("zb.pdf", plot=zb, dpi=600, width=160, height=160, units="mm", device="pdf")
save.image(file="zzWeek5_WS.Rdata")








